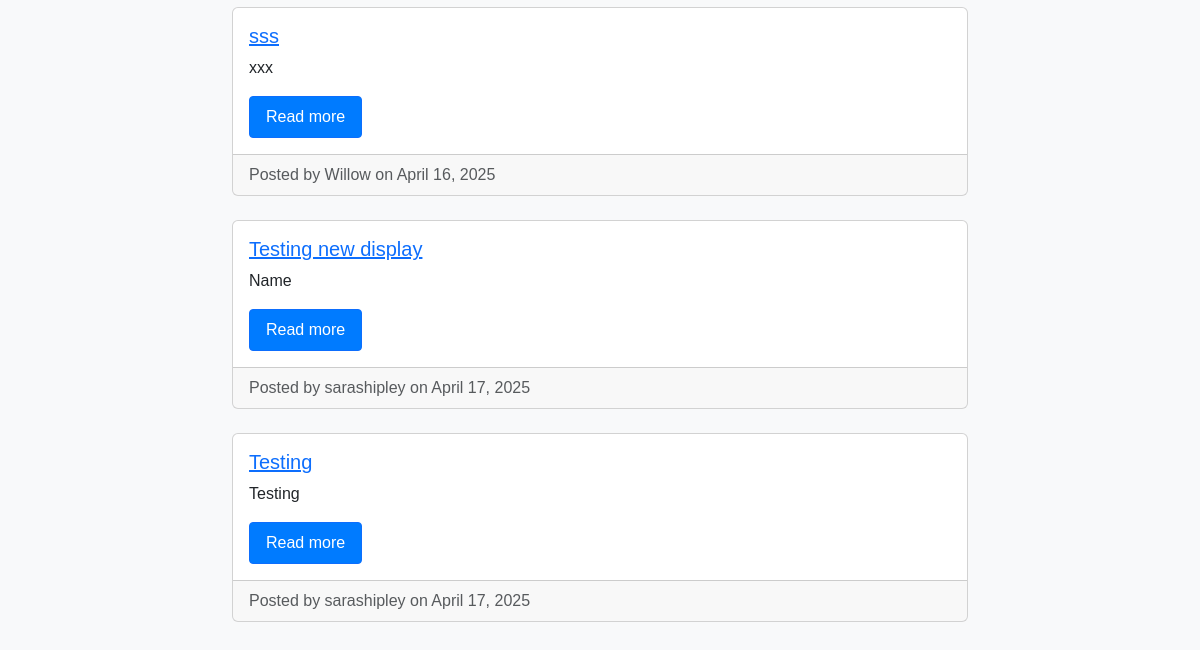
The app's page / (lower part), older data.
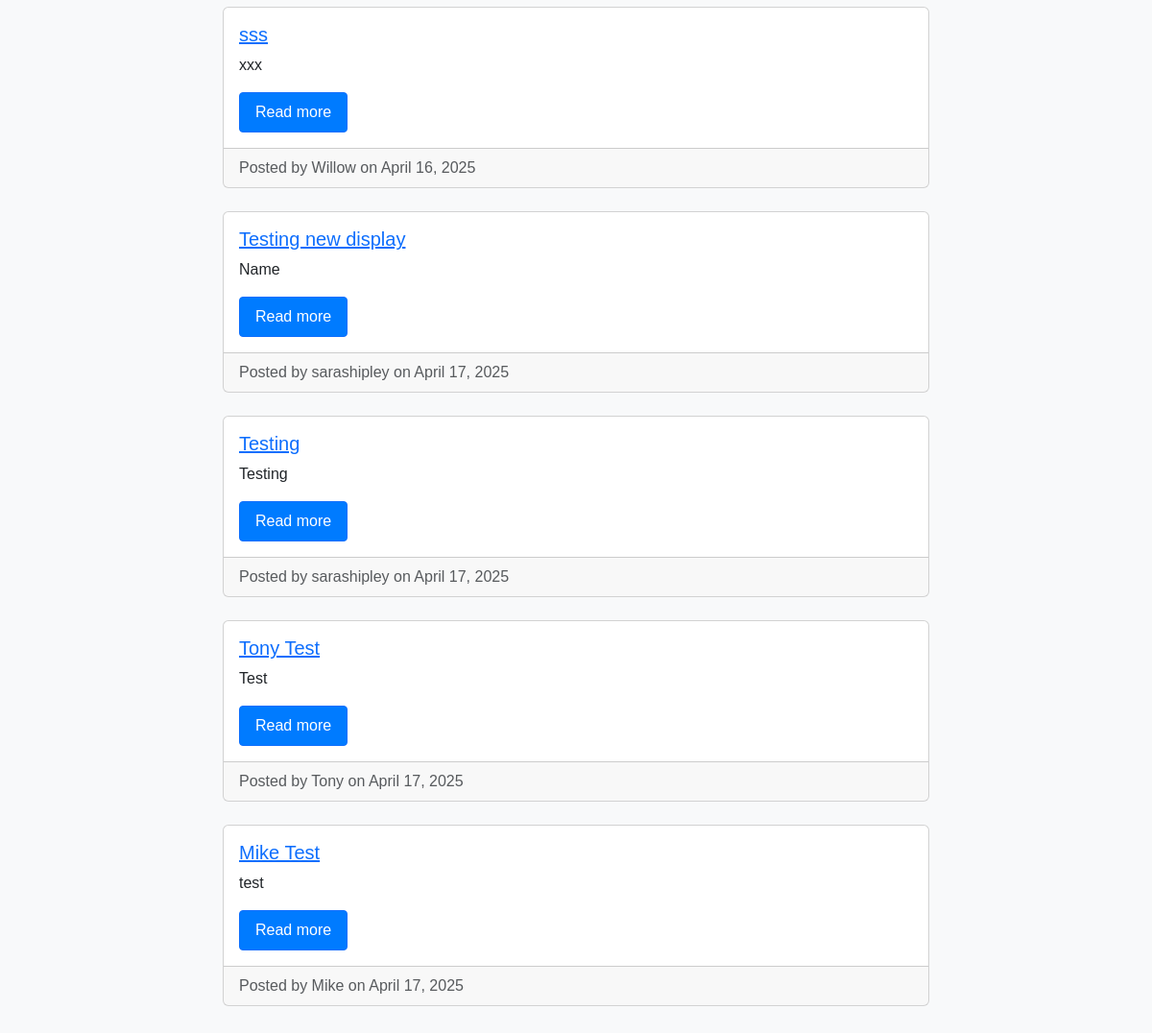
The same page, newer data.
### blog/models.py (models this page shows, shortened)
class Post(models.Model):
    title = models.CharField(max_length=200)
    content = models.TextField()
    created_at = models.DateTimeField(auto_now_add=True)
    author = models.ForeignKey(User, on_delete=models.CASCADE, related_name='posts')

### blog/views.py (the view)
# urls.py: path('', views.post_list, name='post_list'),
def post_list(request):
    posts = Post.objects.all()
    return render(request, 'blog/post_list.html', {'posts': posts})

### blog/templates/blog/post_list.html (shortened to what this page needs)
{% extends "blog/base.html" %}
{% block content %}
  {% for post in posts %}
    <div class="card mb-4">
      <div class="card-body">
        <h5 class="card-title">
          <a href="{% url 'post_detail' post.pk %}">{{ post.title }}</a>
        </h5>
        <p class="card-text">{{ post.content|truncatewords:30 }}</p>
        <a href="{% url 'post_detail' post.pk %}" class="btn btn-outline-primary">Read more</a>
      </div>
      <div class="card-footer text-muted">
        Posted by {{ post.author.username }} on {{ post.created_at|date:"F j, Y" }}
      </div>
    </div>
  {% empty %}
    <p>No posts yet.</p>
  {% endfor %}
{% endblock %}

### blog/templates/blog/base.html (shortened to what this page needs)
<!DOCTYPE html>
<html>
<head>
  {% load static %}
<link href="https://cdn.jsdelivr.net/npm/bootstrap@5.3.3/dist/css/bootstrap.min.css" rel="stylesheet">
  <link rel="stylesheet" href="{% static 'css/style.css' %}">
</head>
<body>
  <main class="container">
{% block content %}{% endblock %}
</main>
</body>
</html>

### static/css/style.css (style rules this page uses)
body { font-family: 'Helvetica', sans-serif; margin: 0; padding: 0; background-color: #f8f9fa; color: #333; }
.container { max-width: 800px; margin: 0 auto; padding: 2rem; }
.btn { display: inline-block; margin-right: 10px; padding: 8px 16px; background: #007BFF; color: white; border-radius: 4px; text-decoration: none; }

Row changes from the older to the newer data that the page shows:
added Post: title "Tony Test", content "Test", author.username "Tony", created_at "April 17, 2025"
added Post: title "Mike Test", content "test", author.username "Mike", created_at "April 17, 2025"
